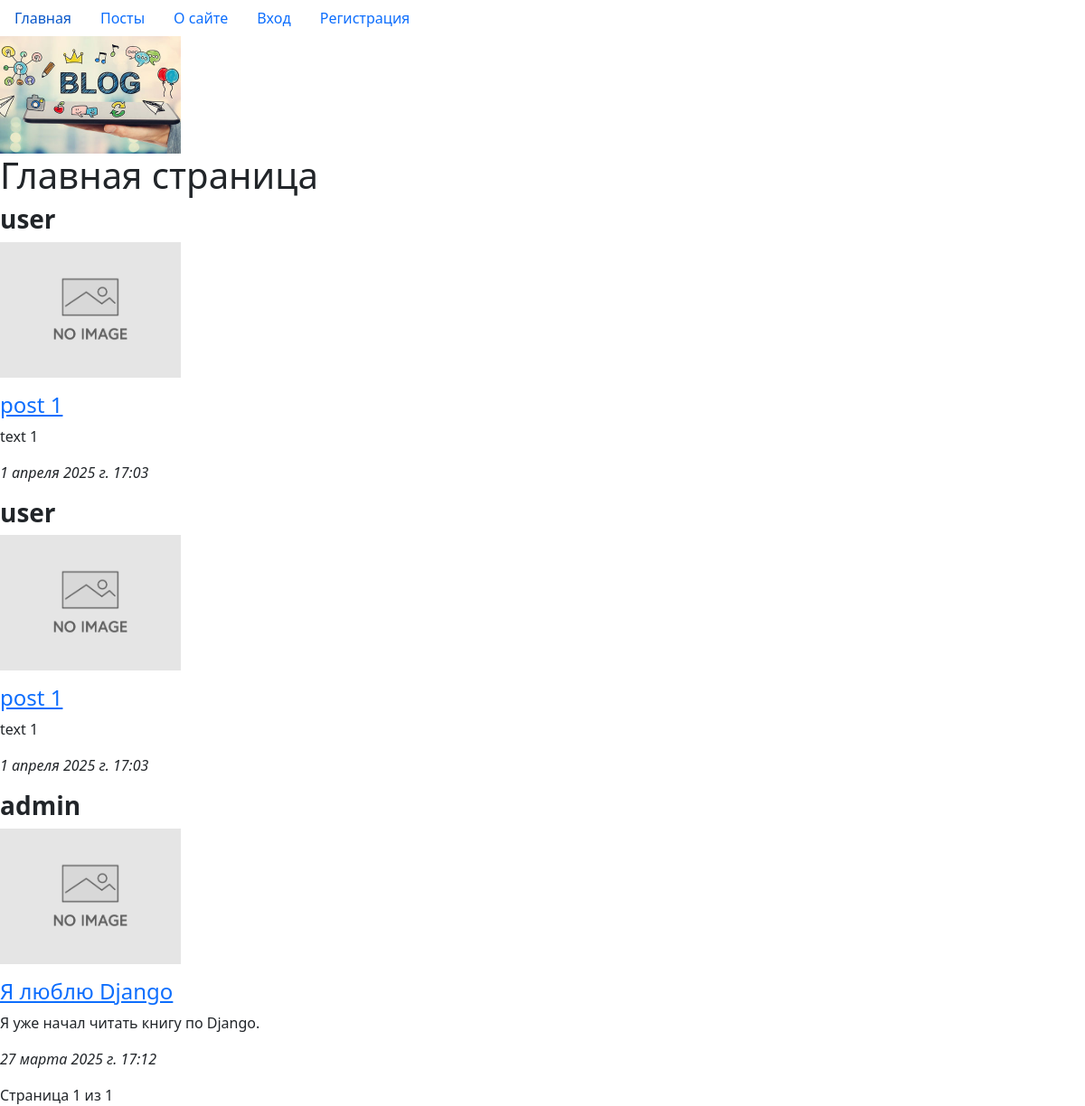
The app's page /, older data.
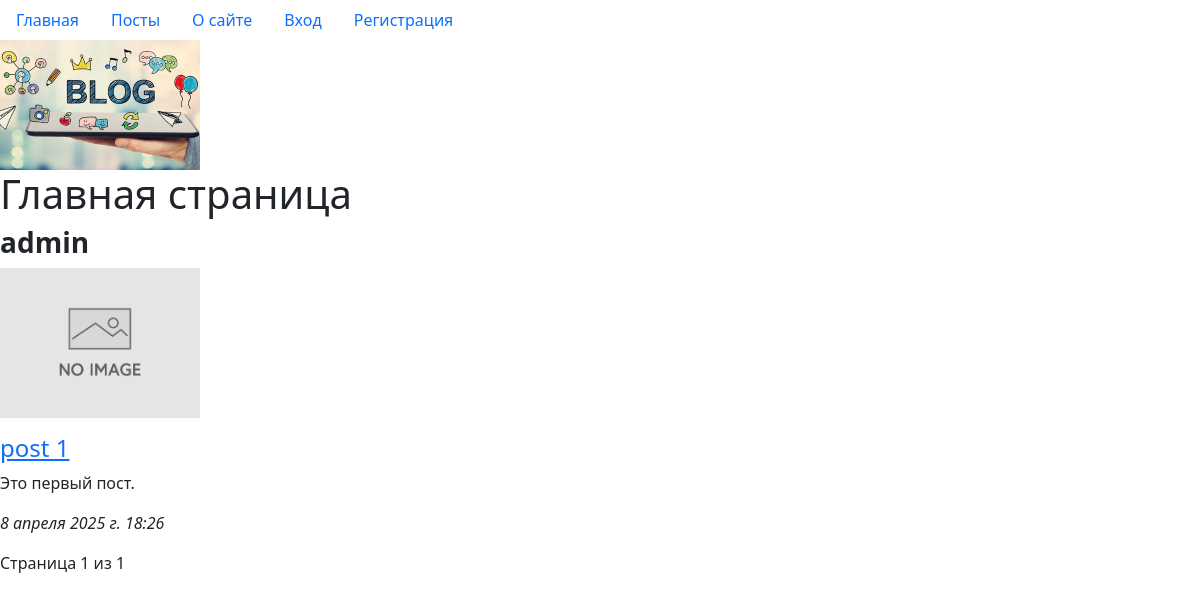
The same page, newer data.
### blog/models.py (models this page shows, shortened)
class Post(models.Model):
    author = models.ForeignKey(User, on_delete=models.CASCADE, verbose_name="Автор")
    title = models.CharField(max_length=200, verbose_name="Заголовок")
    text = models.TextField(verbose_name="Текст поста")
    created_at = models.DateTimeField(default=timezone.now, verbose_name="Дата создания", editable=False)
    image = models.ImageField(upload_to='posts/', null=True, blank=True, verbose_name="Изображение")
    slug = models.SlugField(max_length=200, unique=True, editable=False, null=True)
    def get_absolute_url(self):
        return reverse('blog:read_post', kwargs={'slug': self.slug})
    class Meta:
        verbose_name = "Пост"
        verbose_name_plural = "Посты"

### blog/views.py (the view)
# urls.py: path('', index, name='index'),
def index(request):
    posts = Post.objects.all().order_by('-created_at')
    count_posts = Post.objects.count()
    per_page = 3
    paginator = Paginator(posts, per_page)
    page_number = request.GET.get('page')
    page_obj = paginator.get_page(page_number)
    context = {'title': 'Главная страница', 'page_obj': page_obj, 'count_posts': count_posts}
    return render(request, template_name='blog/index.html', context=context)

### blog/templates/blog/index.html (shortened to what this page needs)
{% extends 'blog/base.html' %}
{% load static %}
{% block content %}
<img src="{% static 'img/blog.jpg' %}" width = 200px, height="auto">
<h1>Главная страница</h1>
<div class="post-list">
{% for post in page_obj %}
    <div class="post-author"><h3><b>{{ post.author }}</b></h3></div>
    <div class="post_image">
    {% if post.image %}
        <p><img src="{{ post.image.url }}" width="150px" height="auto"></p>
    {% else %}
        <p><img src="{% static 'img/no_image.jpeg' %}" width = 200px, height="auto"></p>
    {% endif %}
    </div>
    <div class="post-title>"><h4><a href="{{ post.get_absolute_url }}">{{ post.title }}</a></h4></div>
    <div class="post-text"><p>{{ post.text }}</p></div>
    <div class="post-created-at"><p><i>{{ post.created_at }}</i></p></div>
{% endfor %}
</div>
<div class="pagination">
    <span class="step-links">
        <span class="current">
            Страница {{ page_obj.number }} из {{ page_obj.paginator.num_pages }}
        </span>
    </span>
</div>
{% endblock content %}

Row changes from the older to the newer data that the page shows:
removed Post: author "user", title "post 1", text "text 1", created_at "1 апреля 2025 г. 17:03"
removed Post: author "user", title "post 1", text "text 1", created_at "1 апреля 2025 г. 17:03"
changed Post "admin": title "Я люблю Django" → "post 1"; text "Я уже начал читать книгу по Django." → "Это первый пост."; created_at "27 марта 2025 г. 17:12" → "8 апреля 2025 г. 18:26"
